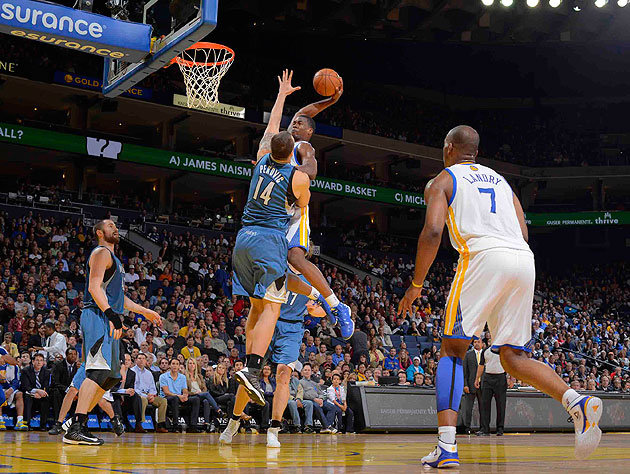
//> input picture OpenCV_Stuff/display_pic/dunk.jpg, 630 x 474 px
$ ./birdseye 100 100 ../display_pic/dunk.jpg   (built with g++ and OpenCV 4)
//> lines starting //> are read from the running program, lines starting //| are printed output that depends on the picture; after the words box and inside, x2 and y2 are one past the last pixel; in counts of white or black regions, pixels touching at a corner belong together
#include <highgui.h>
#include <cv.h>
#include <cxcore.h>
#include <math.h>
#include <vector>
#include <stdio.h>

#include <iostream>

using namespace cv;

using namespace std;


void getCorners(IplImage* image, int imageWidth, int imageHeight,CvPoint2D32f dots[])
{
    int key = 0 ;

    //keeping original image
    IplImage *orig = cvCloneImage(image);

    cvNamedWindow("Image",CV_WINDOW_AUTOSIZE);

    //draw first point
    cvCircle( image, cvPointFrom32f((dots)[0]), 4, CV_RGB(0,0,255), 2); //blue
    cvShowImage( "Image", image );
    int i = 0;


    while(key != 27 || (i < 4 && i >=1))
    {
        //gets user's key pressed
        key = cvWaitKey();

        //moves position of given dot
        if(key == 'a')
            (dots)[i].x -= 2;
        if(key == 'd')
            (dots)[i].x += 2;
        if(key == 'w')
            (dots)[i].y -= 2;
        if(key == 's')
            (dots)[i].y += 2;

        //'l' means toggle to next dot
        if(key == 'n')
            i++;
        //toggle to previous point
         if(key == 'p')
            i--;


        //places new position of all dots
        for(int j = 0; j<4; j++)
            cvCircle( image, cvPointFrom32f((dots)[j]), 4, CV_RGB(0,0,255), 2); //blue


        cvShowImage( "Image", image );

        // clears image of dots (otherwise there would be dot at every point in the path of movement)
        image = cvCloneImage(orig);
   }

   cvReleaseImage(&orig);
   return ;

}

//call: birdseye boardWidth boardHeight boardimage
//uses perspective view of chessboard along with real height and
//width of board to create homography matrix
int main(int argc, char* argv[])
{
	IplImage* image = 0;
	IplImage* grayImage = 0;


	if( (image = cvLoadImage(argv[3])) == 0)
	{
		cout<<"Could not load image "<<argv[3]<<endl;
		return -1;
	}
//> image is the input picture: 474 rows x 630 cols, CV_8UC3; mean B, G, R 58.8, 60.9, 68.9
    IplImage* test = cvCloneImage(image);
    int cornerCount = 4;
	int imageWidth = image->width;
//> imageWidth = 630
	int imageHeight = image->height;
//> imageHeight = 474
    int boardWidth = atoi(argv[1]);
//> boardWidth = 100
    int boardHeight = atoi(argv[2]);
//> boardHeight = 100
    int boardArea = boardWidth * boardHeight;
//> boardArea = 10000
    CvSize boardSize = cvSize(boardWidth, boardHeight);
//> boardSize = Size(100, 100)
    cout<<boardWidth<<" "<<boardHeight<<endl;
//| 100 100

	grayImage = cvCreateImage(cvGetSize(image), 8, 1);
	cvCvtColor(image, grayImage, CV_BGR2GRAY);
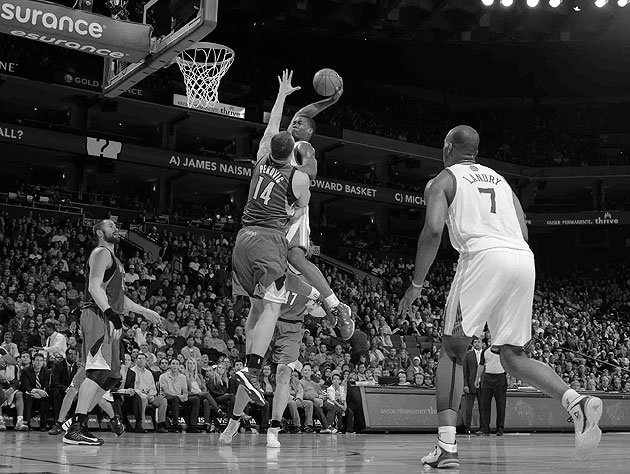
//> grayImage: 474 rows x 630 cols, CV_8UC1; min 0, max 255, mean 63.1

	//calibration code here... possibly

	cvNamedWindow("Chessboard");
    CvPoint2D32f dot = cvPoint2D32f(imageWidth-200.0,imageHeight-200.0);
//> dot = Point(430, 274)
    CvPoint2D32f corners[4] = {dot, dot, dot, dot};
    getCorners(test,imageWidth,imageHeight,corners);
//> in getCorners, `cvCircle( image, cvPointFrom32f((dots)[0]), 4, CV_RGB(0,0,255), 2);`: image: 474 rows x 630 cols, CV_8UC3; 68 pixels changed, all inside (x1, y1, x2, y2) = (425, 269, 436, 280)
//> the Esc key is pressed


    //int foo = (corners[1].x - corners[0].x); //+ (corners[3].x - corners[2].x)) / 2;
    //boardHeight = foo;
    //boardWidth = foo;
    CvPoint2D32f objPts[4], imgPts[4];
    for(int i =0; i<4; i++)
        imgPts[i] = corners[i];

    objPts[0].x = 0; objPts[0].y = 0;
    objPts[1].x = boardWidth -1; objPts[1].y = 0;
//> after `objPts[1].x = boardWidth - 1`: objPts = 4 Points (x, y): [0, 0], [99, 0], [0, 0], [0, 0]
    objPts[2].x = 0; objPts[2].y = boardHeight -1;
//> after `objPts[2].y = boardHeight - 1`: objPts = 4 Points (x, y): [0, 0], [99, 0], [0, 99], [0, 0]
    objPts[3].x = boardWidth -1; objPts[3].y = boardHeight -1;
//> after `objPts[3].x = boardWidth - 1`: objPts = 4 Points (x, y): [0, 0], [99, 0], [0, 99], [99, 0]
//> after `objPts[3].y = boardHeight - 1`: objPts = 4 Points (x, y): [0, 0], [99, 0], [0, 99], [99, 99]


    // DRAW THE POINTS in order: B,G,R,YELLOW
    cvCircle( image, cvPointFrom32f(imgPts[0]), 9, CV_RGB(0,0,255), 3); //blue
    cvCircle( image, cvPointFrom32f(imgPts[1]), 9, CV_RGB(0,255,0), 3); //green
    cvCircle( image, cvPointFrom32f(imgPts[2]), 9, CV_RGB(255,0,0), 3); //red
    cvCircle( image, cvPointFrom32f(imgPts[3]), 9, CV_RGB(255,255,0), 3); //yellow
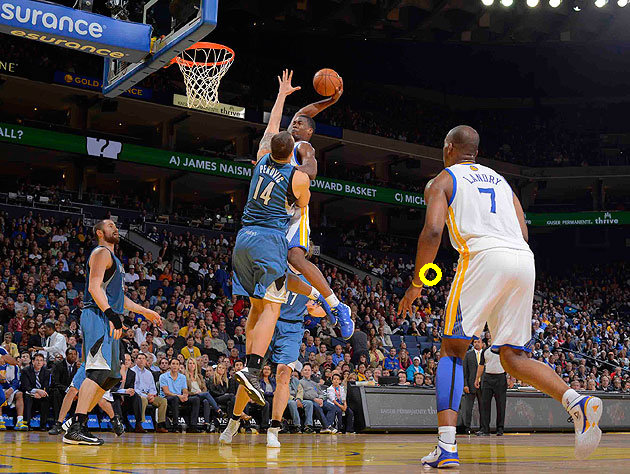
//> image: 474 rows x 630 cols, CV_8UC3; mean B, G, R 58.7, 61.1, 69.1


    cvShowImage( "Chessboard", image );

    // FIND THE HOMOGRAPHY
    CvMat *H = cvCreateMat( 3, 3, CV_32F);
    cvGetPerspectiveTransform( objPts, imgPts, H);
//> H = [[-0.147, 0.416, 0.719], [-0.0938, 0.265, 0.458], [-0.000342, 0.000967, 0.00167]]
    Mat homography = H;
//> homography has the same summary as H
    cvSave("Homography.xml",H); //We can reuse H for the same camera mounting
//> (this line was passed over: cvSave is not available in this run)

    /**********************GENERATING 3X4 MATRIX***************************/

    // LET THE USER ADJUST THE Z HEIGHT OF THE VIEW
    //
    float Z = 23;
    int key = 0;
    IplImage *birds_image = cvCloneImage(image);
    cvNamedWindow("Birds_Eye");
    // LOOP TO ALLOW USER TO PLAY WITH HEIGHT:
    //
    // escape key stops
    //
    while(key != 27) {
        // Set the height
        //
        CV_MAT_ELEM(*H,float,2,2) = Z;
//> H = [[-0.147, 0.416, 0.719], [-0.0938, 0.265, 0.458], [-0.000342, 0.000967, 23]]
        // COMPUTE THE FRONTAL PARALLEL OR BIRD’S-EYE VIEW:
        // USING HOMOGRAPHY TO REMAP THE VIEW
        //
    cvWarpPerspective(
    image,
    birds_image,
    H,
    CV_INTER_LINEAR | CV_WARP_INVERSE_MAP | CV_WARP_FILL_OUTLIERS
    );
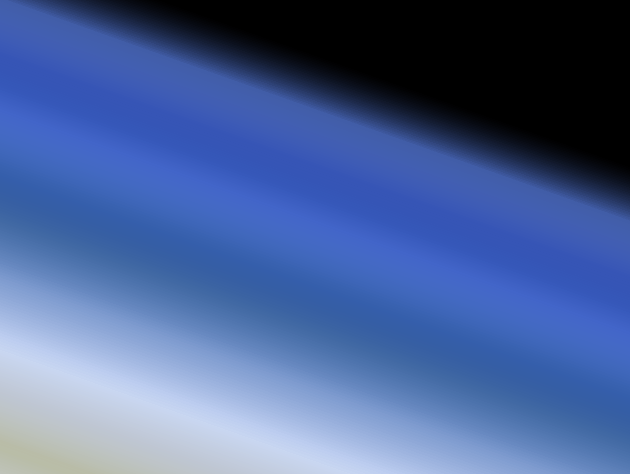
//> birds_image: 474 rows x 630 cols, CV_8UC3; mean B, G, R 153, 98, 73.2
    cvShowImage( "Birds_Eye", birds_image );

    key = cvWaitKey();
//> the Esc key is pressed
    if(key == 'u') Z += 0.5;
    if(key == 'd') Z -= 0.5;
    }

    cvSave("H.xml",H);
//> (this line was passed over: cvSave is not available in this run)
    return 0;

}//main
